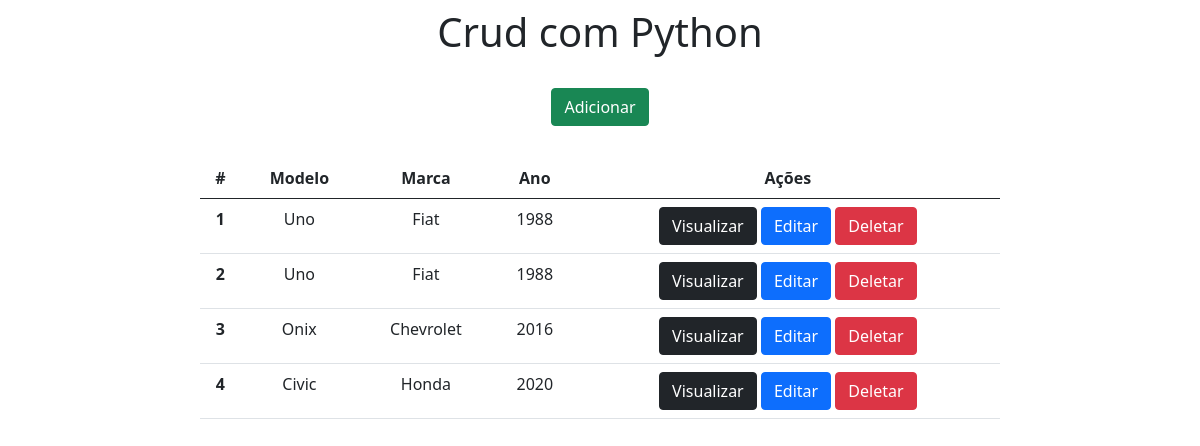
The app's page /, older data.
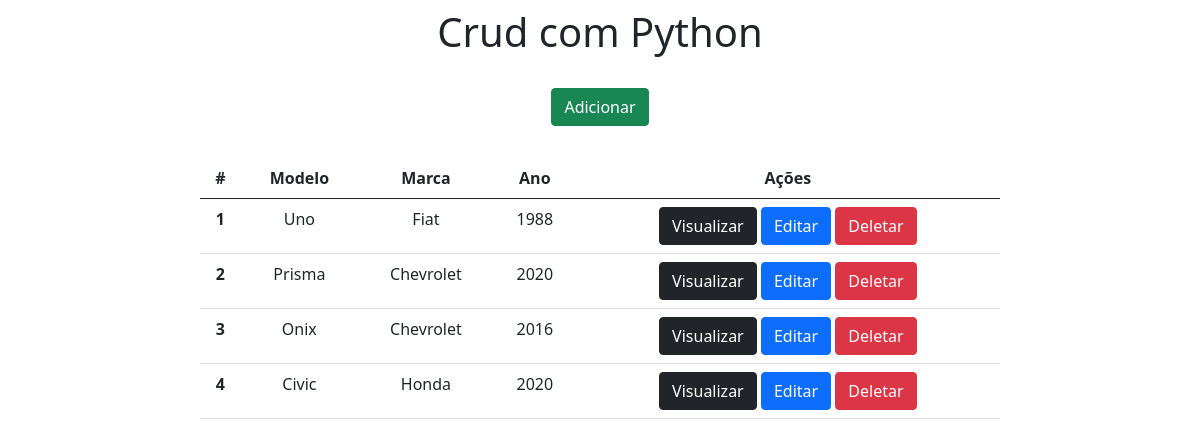
The same page, newer data.
### app/models.py (models this page shows)
class Carros(models.Model):
    modelo = models.CharField(max_length=150);
    marca = models.CharField(max_length=100);
    ano = models.IntegerField();

### app/views.py (the view)
# urls.py: 2. Add a URL to urlpatterns:  path('', views.home, name='home')
def home(request):
    data = {};
    data['db'] = Carros.objects.all();
    return render(request, 'index.html', data);

### app/templates/index.html (shortened to what this page needs)
<!DOCTYPE html>
<html lang="pt-br">
<head>
    <link href="https://cdn.jsdelivr.net/npm/bootstrap@5.0.2/dist/css/bootstrap.min.css" rel="stylesheet">
</head>
<body>
    <div class="col-8 m-auto pt-2 pb-2 text-center">
        <h1>Crud com Python</h1>
    </div>
    <div class="col-8 m-auto pt-3 pb-2 text-center">
        <a href="/form" class="btn btn-success">Adicionar</a>
    </div>
    <div class="col-8 m-auto pt-4 pb-2 text-center">
    <table class="table">
      <thead class="thead-dark">
        <tr>
          <th scope="col">#</th>
          <th scope="col">Modelo</th>
          <th scope="col">Marca</th>
          <th scope="col">Ano</th>
          <th scope="col">Ações</th>
        </tr>
      </thead>
      <tbody>
      {%for dbs in db %}
      <tr>
          <th>{{dbs.id}}</th>
          <td>{{dbs.modelo}}</td>
          <td>{{dbs.marca}}</td>
          <td>{{dbs.ano}}</td>
          <td>
              <a href="/view/{{dbs.id}}" class="btn btn-dark">Visualizar</a>
              <a href="/edit/{{dbs.id}}" class="btn btn-primary">Editar</a>
              <a href="/delete/{{dbs.id}}" class="btn btn-danger btnDel">Deletar</a>
          </td>
        </tr>
      {% endfor %}
      </tbody>
    </table>
    </div>
{% load static %}
</body>
</html>

Row changes from the older to the newer data that the page shows:
changed Carros id 2: modelo "Uno" → "Prisma"; marca "Fiat" → "Chevrolet"; ano "1988" → "2020"
